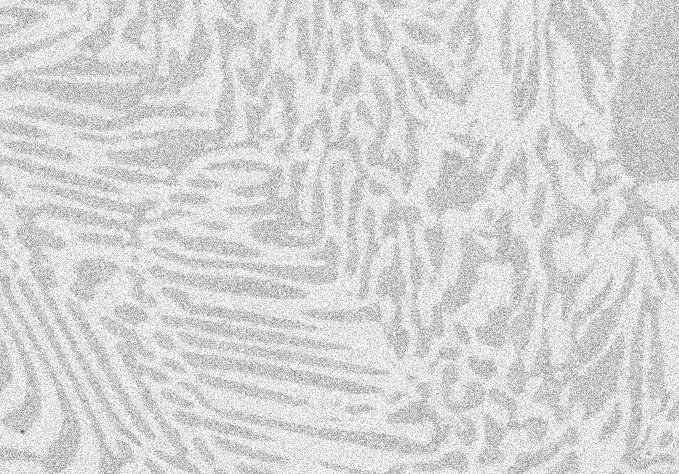
#> input picture data/Alloy_noisy.jpg, 679 x 474 px, found by its file name
$ python random_walker_segmentation.py
#> lines starting #> are read from the running program, lines starting #| are printed output that depends on the picture; after the words box and inside, x2 and y2 are one past the last pixel; in counts of white or black regions, pixels touching at a corner belong together
from skimage import io, img_as_float, img_as_ubyte
from matplotlib import pyplot as plt
import numpy as np
from skimage.restoration import denoise_nl_means, estimate_sigma
# https://www.youtube.com/watch?v=6P8YhJa2V6o
img = img_as_float(io.imread("/Users/grnho/Desktop/image-processing-fundamentals/data/Alloy_noisy.jpg"))
#> img: shape (474, 679) float64; min 0.247, max 1, mean 0.837

plt.figure(figsize=(6,4))

plt.hist(img.flat, bins=100, range=(0,1))

plt.xlabel("Pixel Intensity")
plt.ylabel("Frequency")
plt.title("Image Histogram")
plt.show()
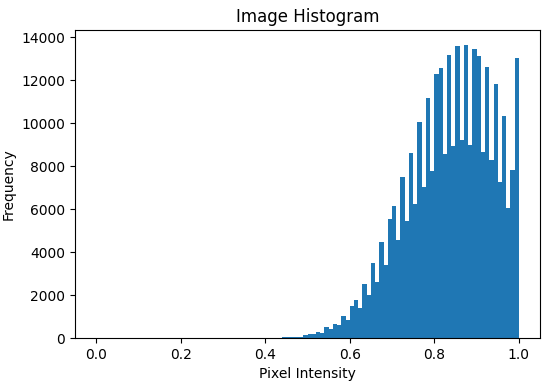
#> figure drawn by matplotlib, 1 panel; tallest bar 13651 high, from x = 0.87 to 0.88

sigma_est = np.mean(estimate_sigma(img, channel_axis = None))
#> sigma_est = 0.0889
denoise_img = denoise_nl_means(img, h=1.15 * sigma_est, fast_mode=True,
                               patch_size=5, patch_distance=3, channel_axis = None)


from skimage import exposure

plt.figure(figsize=(6,4))

plt.hist(denoise_img.flat, bins=100, range=(0., 1))
plt.imshow(denoise_img, cmap='gray')

eq_img = exposure.equalize_hist(denoise_img)
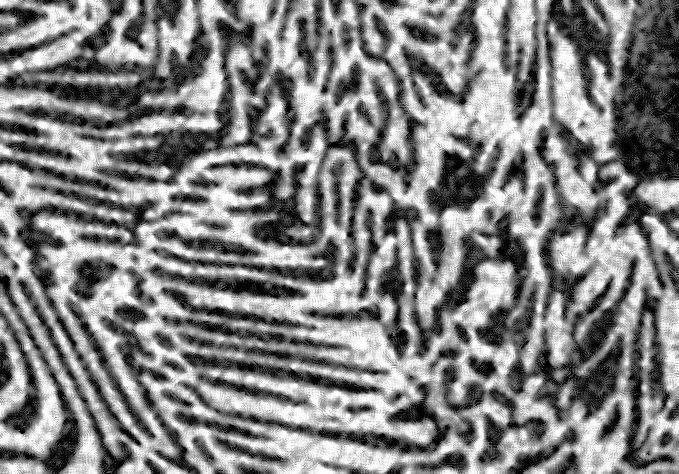
#> eq_img: shape (474, 679) float64; min 3.11e-06, max 1, mean 0.508
eq_img = exposure.equalize_adapthist(denoise_img)
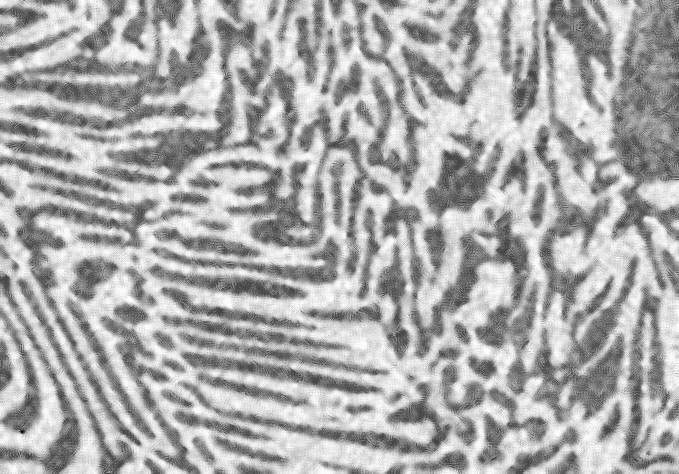
#> eq_img: shape (474, 679) float64; min 0, max 1, mean 0.674
plt.figure(figsize=(6,4))

plt.hist(eq_img.flat, bins=100, range=(0., 1))
plt.imshow(eq_img, cmap='gray')

markers = np.zeros(img.shape, dtype = np.uint)
markers[(eq_img <0.6)&(eq_img >=0.3)] =1
markers[(eq_img >0.8)&(eq_img <0.99)] =2
plt.imshow(markers)

from skimage.segmentation import random_walker
labels = random_walker(eq_img, markers, beta = 10, mode = 'bf')
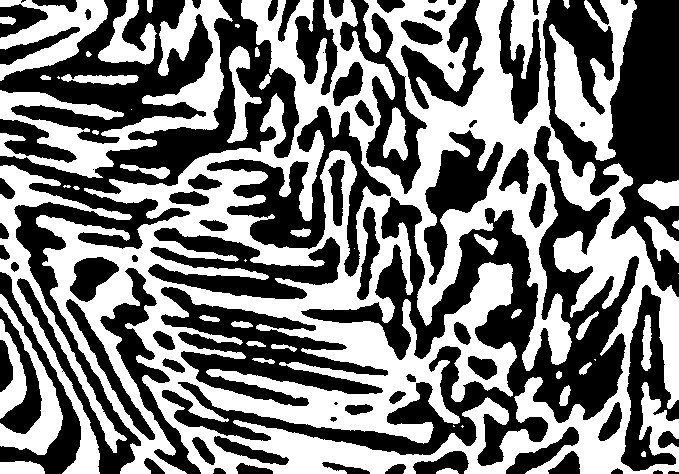
#> labels: shape (474, 679) uint64; values 1 (black) and 2 (white), 48.1% white; 50 white regions (10 under 20 px), largest, box (x1, y1, x2, y2) and area: (36, 0, 679, 474) 114509, (0, 0, 233, 178) 10243, (0, 165, 132, 474) 7361
plt.imshow(labels)

segm1 = (labels==1)
segm2 = (labels ==2)
all_segments = np.zeros((img.shape[0], img.shape[1], 3))
all_segments[segm1] = (1, 0, 0)
all_segments[segm2] = (0, 1, 0)
plt.imshow(all_segments)
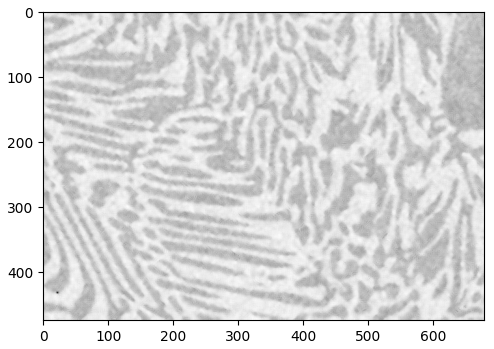
#> figure drawn by matplotlib, 1 panel
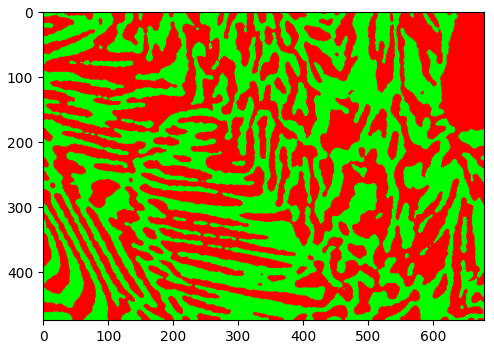
#> figure drawn by matplotlib, 1 panel

$ run again, with data/Alloy_gradient.jpg copied over data/Alloy_noisy.jpg
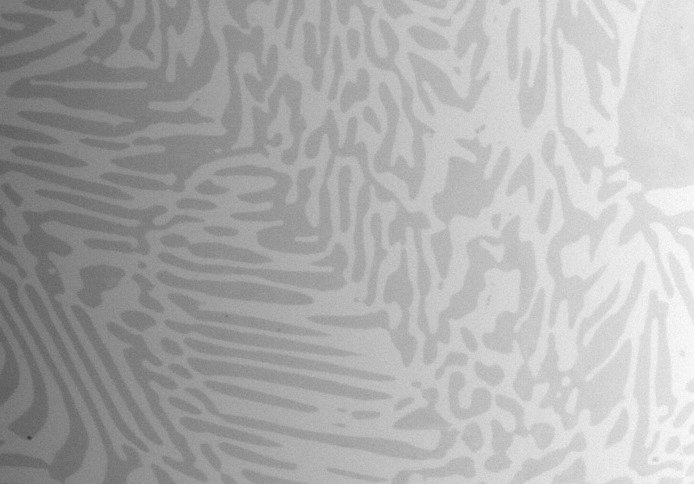
#> input picture data/Alloy_gradient.jpg, 694 x 484 px, found by its file name
#> sigma_est = 0.00492
#> `labels = random_walker(eq_img, markers, beta = 10, mode = 'bf')`:
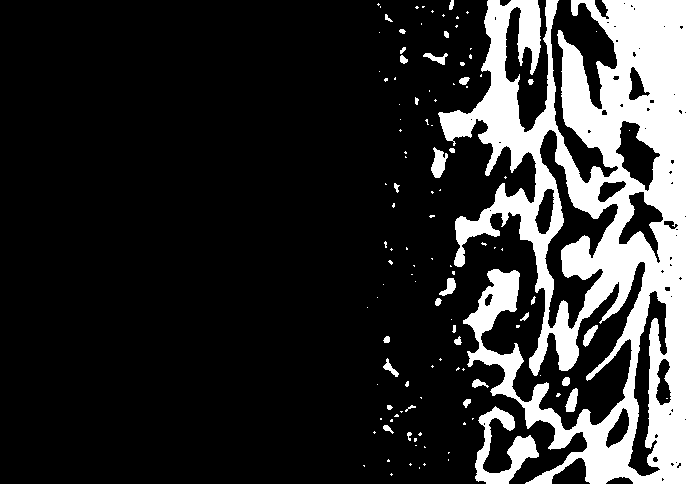
#> labels: shape (484, 694) uint64; values 1 (black) and 2 (white), 19.5% white; 116 white regions (84 under 20 px), largest, box (x1, y1, x2, y2) and area: (438, 0, 694, 484) 61030, (475, 406, 539, 484) 1911, (431, 147, 448, 178) 314
#> `plt.imshow(all_segments)`:
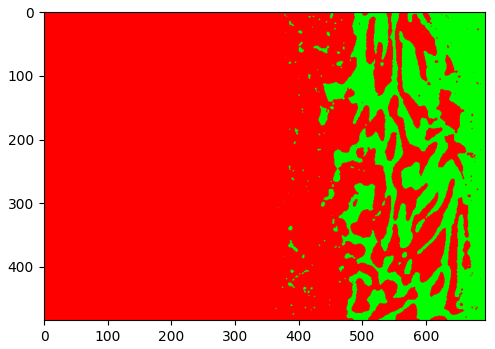
#> figure drawn by matplotlib, 1 panel
